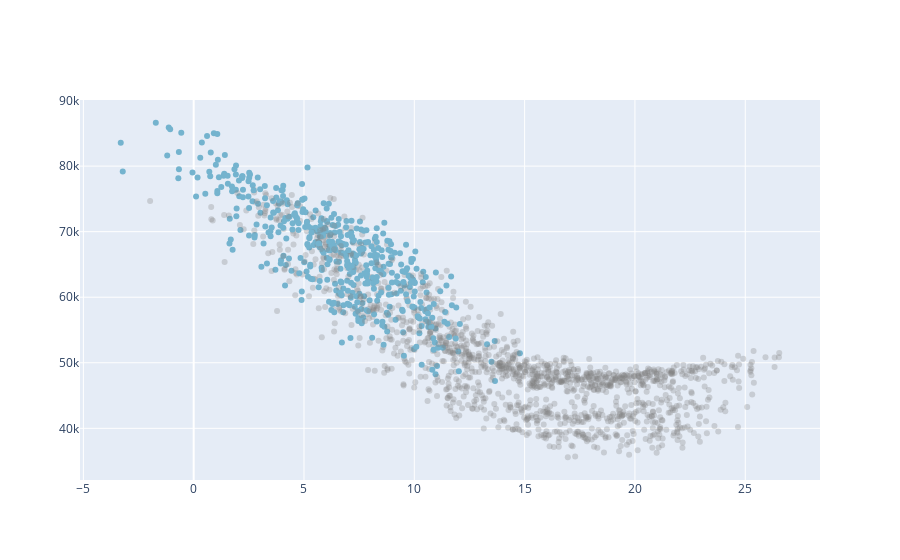

The cell this chart's notebook holds for it:
### Code cell
fig = go.Figure()

# Ajouter les traces pour chaque catégorie dans le slider
#A1CDA8
#71cbbe
#9F9FED
#60b5f1
category_to_season = {1: 'Hiver', 2: 'Printemps', 3: 'Été', 4: 'Automne'}
season_colors = {
    'Hiver': '#74b3ce',  #'blue', #'#A1CDA8',
    'Printemps': '#1eae38',  #'green', #'#71cbbe',
    'Été': '#ffb400',  #'yellow', #'#9F9FED',
    'Automne': '#d84a05' #'red', #'#60b5f1'
}
merged_D['season'] = merged_D['saison'].map(category_to_season)
unique_categories = merged_D['season'].unique()

for season in unique_categories:
    # Trace pour les points de la catégorie en couleur
    fig.add_trace(go.Scatter(
        x=merged_D['avg_temperature'],
        y=merged_D['Consommation'],
        mode='markers',
        marker=dict(
            color=['gray' if s != season else season_colors[season] for s in merged_D['season']],
            opacity=[0.3 if s != season else 1 for s in merged_D['season']]
        ),
        name=season, 
        visible=False  # Rendre cette trace invisible par défaut
    ))

# Activer seulement la première trace initialement
fig.data[0].visible = True

# Créer les étapes du slider
steps = []
for i, season in enumerate(unique_categories):
    step = dict(
        method="update",
        args=[{"visible": [False] * len(fig.data)}],  # Rendre toutes les traces invisibles
        label=season #['Hiver', 'Printemps', 'Eté', 'Automne']  # f"Catégorie {category}",
    )
    # Rendre la trace correspondant à la catégorie active visible
    step["args"][0]["visible"][i] = True
    steps.append(step)
fig.show()

### Figure 1 — Plotly figure (JSON) as saved in the notebook; plotly's stock layout.template omitted (floating-point values rounded to 4 significant figures; data arrays with more than 128 entries replaced by an {"elided": "..."} marker saying what was removed)
{"data": [{"marker": {"color": {"elided": "1844 str values"}, "opacity": {"elided": "1844 float values"}}, "mode": "markers", "name": "Hiver", "type": "scatter", "visible": true, "x": {"elided": "1844 float values"}, "y": {"elided": "1844 float values"}}, {"marker": {"color": {"elided": "1844 str values"}, "opacity": {"elided": "1844 float values"}}, "mode": "markers", "name": "Printemps", "type": "scatter", "visible": false, "x": {"elided": "1844 float values"}, "y": {"elided": "1844 float values"}}, {"marker": {"color": {"elided": "1844 str values"}, "opacity": {"elided": "1844 float values"}}, "mode": "markers", "name": "Été", "type": "scatter", "visible": false, "x": {"elided": "1844 float values"}, "y": {"elided": "1844 float values"}}, {"marker": {"color": {"elided": "1844 str values"}, "opacity": {"elided": "1844 float values"}}, "mode": "markers", "name": "Automne", "type": "scatter", "visible": false, "x": {"elided": "1844 float values"}, "y": {"elided": "1844 float values"}}], "layout": {}}
